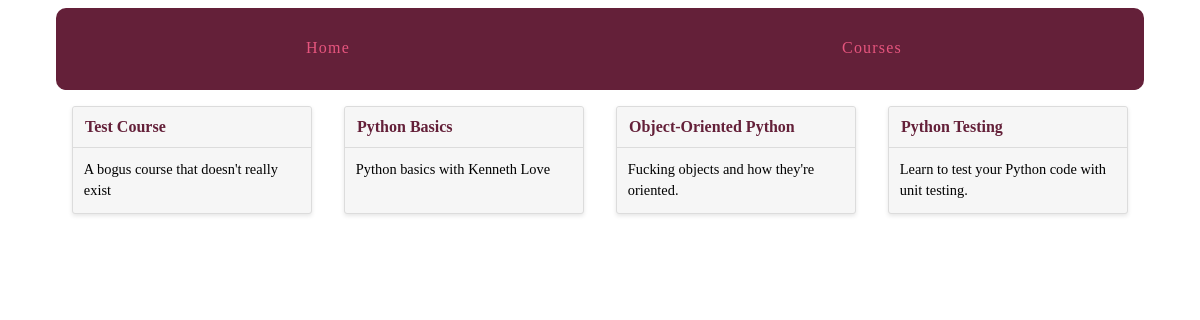
The app's page /courses/, older data.
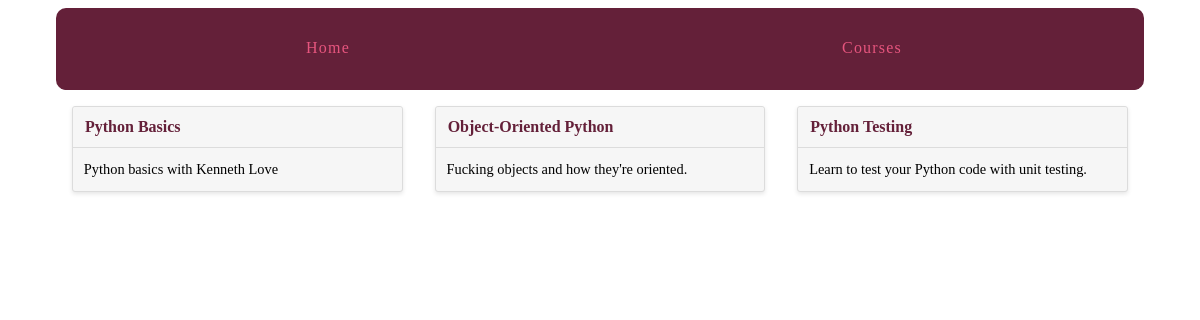
The same page, newer data.
### courses/models.py (models this page shows, shortened)
class Course(models.Model):
	created_at = models.DateTimeField(auto_now_add=True)
	title = models.CharField(max_length=255)
	description = models.TextField()

### courses/views.py (the view)
def course_list(request):
	courses = Course.objects.all()
	return render(request, 'courses/course_list.html', {'courses': courses})

### courses/templates/courses/course_list.html (shortened to what this page needs)
{% extends "layout.html" %}
{% block content %}
<div class="cards">
	{% for course in courses %}
	<div class="card">
	<header><a href="{% url 'courses:detail' pk=course.pk %}">{{ course.title }}</a></header>
		<div class="card-copy">
		{{ course.description }}
		</div>
	</div>
	{% endfor %}
</div>
{% endblock %}

Row changes from the older to the newer data that the page shows:
removed Course: title "Test Course", description "A bogus course that doesn't really exist"
